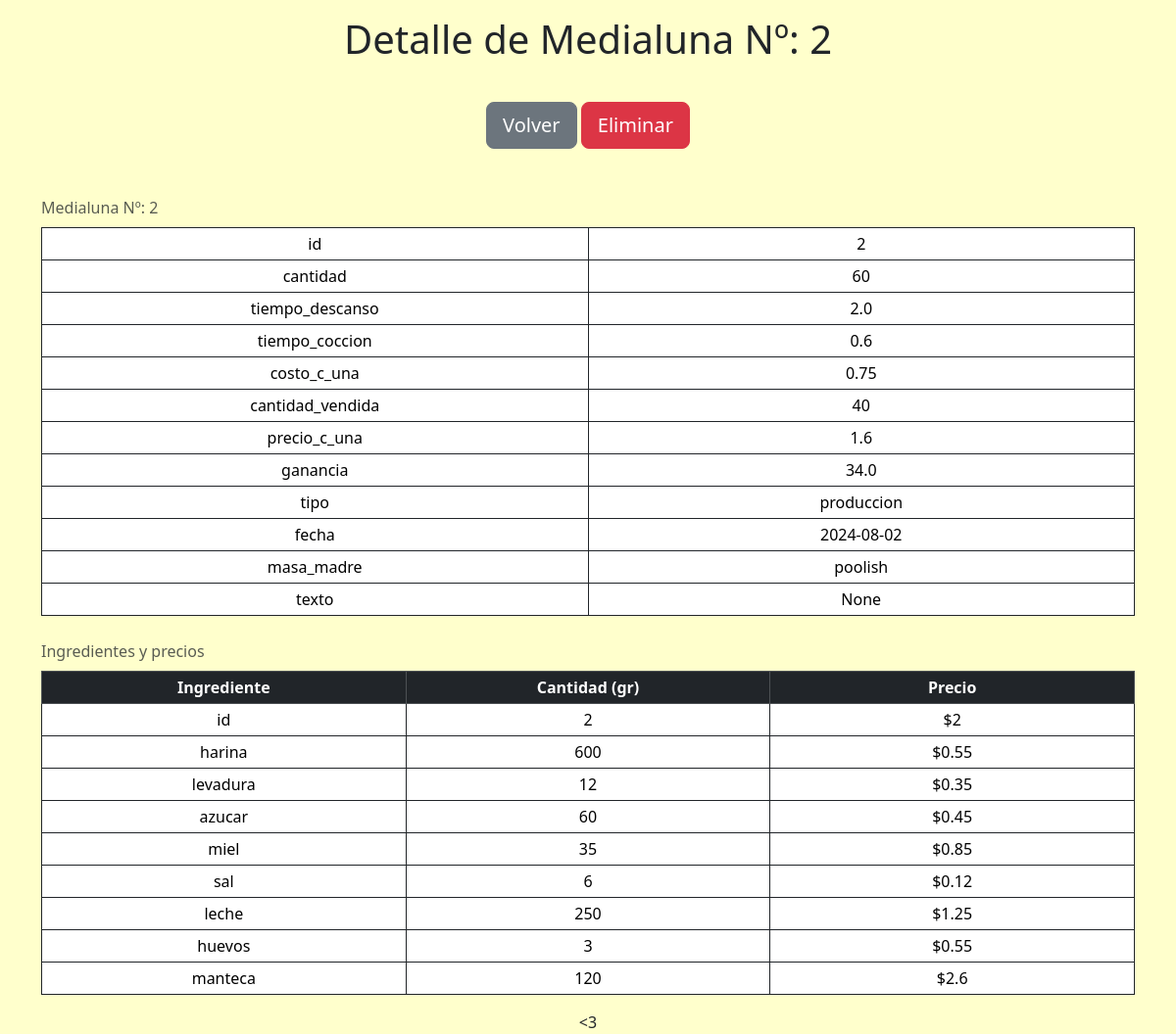
The app's page /medialunas/2 with its own data.
### tables this page shows
CREATE TABLE "medialunas" (
        "id"    INTEGER NOT NULL UNIQUE, 
        "cantidad"      INTEGER,
        "tiempo_descanso"       REAL,    
        "tiempo_coccion"        REAL,    
        "costo_c_una"   REAL,
        "cantidad_vendida"      INTEGER, 
        "precio_c_una"  REAL,
        "ganancia"      REAL,
        "tipo"  TEXT,
        "fecha" TEXT, "masa_madre" TEXT, "texto" TEXT,
        PRIMARY KEY("id" AUTOINCREMENT)
);

CREATE TABLE ingredientes (
	id INTEGER NOT NULL,
	harina INTEGER,
	levadura INTEGER,
	azucar INTEGER,
	miel INTEGER,
	sal INTEGER,
	leche INTEGER,
	huevos INTEGER,
	manteca INTEGER,
	FOREIGN KEY(id) REFERENCES medialunas(id)
);

CREATE TABLE precios (
	id INTEGER NOT NULL,
	harina REAL,
	levadura REAL,
	azucar REAL,
	miel REAL,
	sal REAL,
	leche REAL,
	huevos REAL,
	manteca REAL,
	FOREIGN KEY(id) REFERENCES medialunas(id)
);

### app.py (the view)
@app.route('/medialunas/<int:id>')
def mostrar_medialunas(id: int):
    with sqlite3.connect(database) as connection:
        cursor = connection.cursor()
        cursor.execute("SELECT * FROM medialunas WHERE id=?", (str(id),))
        selected_medialuna = cursor.fetchone()
        cursor.execute("SELECT * FROM ingredientes WHERE id=?", (str(id),))
        selected_ingredientes = cursor.fetchone()
        cursor.execute("SELECT * FROM precios WHERE id=?", (str(id),))
        selected_precios = cursor.fetchone()
    medialuna = crear_diccionario(COLUMNAS_MEDIALUNAS, selected_medialuna)
    ingredientes = crear_diccionario(COLUMNAS_INGREDIENTES_PRECIOS, selected_ingredientes)
    precios = crear_diccionario(COLUMNAS_INGREDIENTES_PRECIOS, selected_precios)
    return render_template("medialunas.html", medialuna=medialuna,
                           ingredientes=ingredientes, precios=precios)

### funciones.py (called while the page is built)
def crear_diccionario(keys: list, values: tuple) -> dict:
    dic = {}
    if (values != None):
        for i in range(len(keys)):
            dic[keys[i]] = values[i]
    return dic

### templates/medialunas.html (shortened to what this page needs)
{% extends "layout.html" %}
{% block main %}
<h1> Detalle de Medialuna Nº: {{ medialuna["id"] }} </h1>
<div class="btn-container">
    <a href="/" class="btn btn-secondary btn-lg">Volver</a>
    <a href="/eliminar/{{ medialuna['id'] }}" class="btn btn-danger btn-lg" onclick="return confirm('Eliminar?');">Eliminar</a>
</div>
<div class="container table-responsive-sm">
    <table class="table table-sm table-hover table-bordered border-dark">
        <caption> Medialuna Nº: {{ medialuna["id"] }} </caption>
        <tbody>
            {% for key in medialuna %}
            <tr>
                <td> {{ key }} </td>
                <td> {{ medialuna[key] }} </td>
            </tr>
            {% endfor %}
        </tbody>
    </table>
    <table class="table table-sm table-hover table-bordered border-dark">
        <caption> Ingredientes y precios </caption>
        <thead class="table-dark">
            <tr>
                <th> Ingrediente </th>
                <th> Cantidad (gr) </th>
                <th> Precio </th>
            </tr>
        </thead>
        <tbody>
            {% for key in ingredientes %}
            <tr>
                <td> {{ key }} </td>
                <td> {{ ingredientes[key] }} </td>
                <td> ${{ precios[key] }} </td>
            </tr>
            {% endfor %}
        </tbody>
    </table>
</div>
{% endblock %}

### static/styles.css (style rules this page uses)
body { background-color: #ffffcc !important; text-align: center !important; }
.btn-container { margin-top: 5vh; margin-bottom: 5vh; width: 100%; }
caption { caption-side: top; }
h1 { margin-top: 1rem !important; }
table { table-layout: fixed; word-break: break-all; }

### records on screen
medialunas: id "2", id "2" "60" "2.0" "0.6" "0.75" "40" "1.6" "34.0" "produccion" "2024-08-02" "poolish"
ingredientes: id "2" "600" "12" "60" "35" "6" "250" "3" "120"
precios: id "2" "0.55" "0.35" "0.45" "0.85" "0.12" "1.25" "0.55" "2.6"

### other values on screen
{{ key }} "id" "cantidad" "tiempo_descanso" "tiempo_coccion" "costo_c_una" "cantidad_vendida" "precio_c_una" "ganancia" "tipo" "fecha" "masa_madre" "texto"
{{ medialuna[key] }} "None"
{{ key }} "id" "harina" "levadura" "azucar" "miel" "sal" "leche" "huevos" "manteca"
